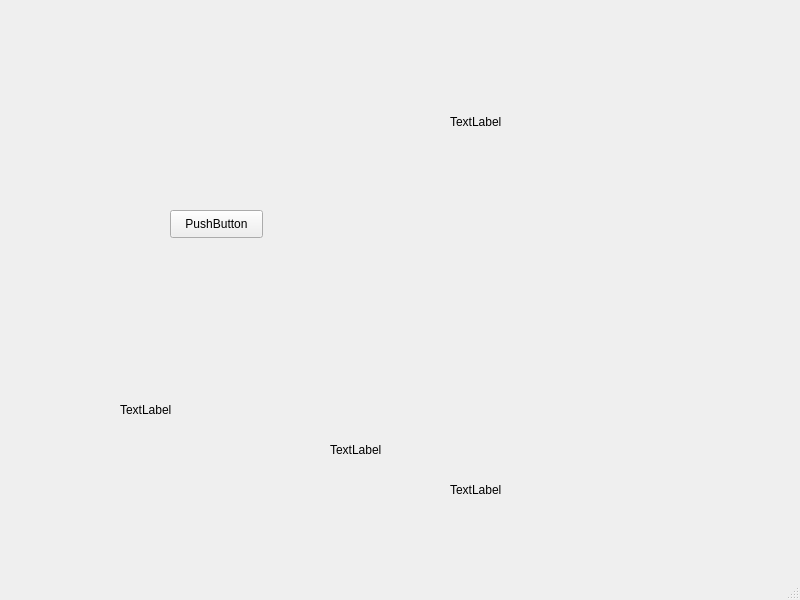
<?xml version="1.0" encoding="UTF-8"?>
<ui version="4.0">
 <class>MainWindow</class>
 <widget class="QMainWindow" name="MainWindow">
  <property name="geometry">
   <rect>
    <x>0</x>
    <y>0</y>
    <width>800</width>
    <height>600</height>
   </rect>
  </property>
  <property name="windowTitle">
   <string>MainWindow</string>
  </property>
  <widget class="QWidget" name="centralwidget">
   <widget class="QPushButton" name="pushButton">
    <property name="geometry">
     <rect>
      <x>170</x>
      <y>210</y>
      <width>93</width>
      <height>28</height>
     </rect>
    </property>
    <property name="text">
     <string>PushButton</string>
    </property>
   </widget>
   <widget class="QLabel" name="label">
    <property name="geometry">
     <rect>
      <x>450</x>
      <y>110</y>
      <width>69</width>
      <height>19</height>
     </rect>
    </property>
    <property name="text">
     <string>TextLabel</string>
    </property>
    <property name="alignment">
     <set>Qt::AlignBottom|Qt::AlignJustify</set>
    </property>
   </widget>
   <widget class="QLabel" name="label_2">
    <property name="geometry">
     <rect>
      <x>120</x>
      <y>400</y>
      <width>69</width>
      <height>19</height>
     </rect>
    </property>
    <property name="text">
     <string>TextLabel</string>
    </property>
   </widget>
   <widget class="QLabel" name="label_3">
    <property name="geometry">
     <rect>
      <x>450</x>
      <y>480</y>
      <width>69</width>
      <height>19</height>
     </rect>
    </property>
    <property name="text">
     <string>TextLabel</string>
    </property>
   </widget>
   <widget class="QLabel" name="label_4">
    <property name="geometry">
     <rect>
      <x>330</x>
      <y>440</y>
      <width>69</width>
      <height>19</height>
     </rect>
    </property>
    <property name="text">
     <string>TextLabel</string>
    </property>
   </widget>
  </widget>
  <widget class="QMenuBar" name="menubar">
   <property name="geometry">
    <rect>
     <x>0</x>
     <y>0</y>
     <width>800</width>
     <height>25</height>
    </rect>
   </property>
  </widget>
  <widget class="QStatusBar" name="statusbar"/>
 </widget>
 <resources/>
 <connections/>
</ui>
